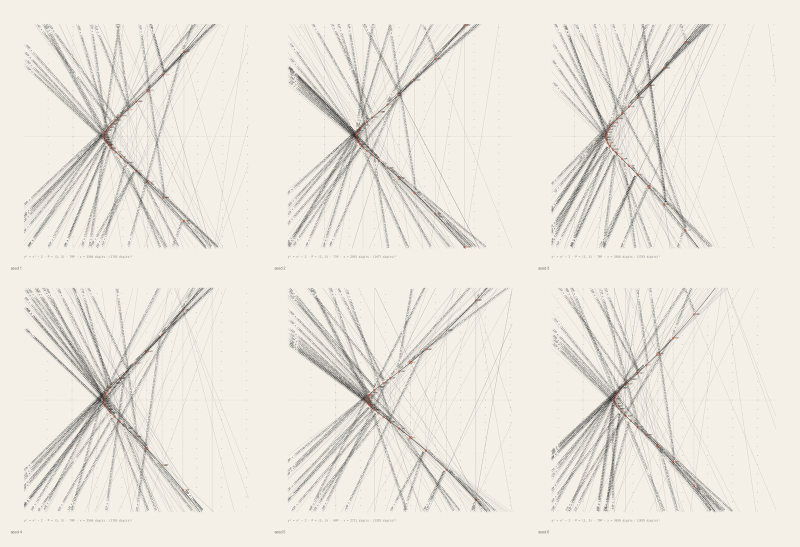
#> input picture projects/041-between-a-square-and-a-cube/web-paper-sheet.jpg, 1600 x 1093 px (shown at 1/2 size)
$ python trace.py ../041-between-a-square-and-a-cube/web-paper-sheet.jpg 5 5   (older library calls are emulated)
#> lines starting #> are read from the running program, lines starting #| are printed output that depends on the picture; after the words box and inside, x2 and y2 are one past the last pixel; in counts of white or black regions, pixels touching at a corner belong together
# Transcribes the source sheet into data.js: colour regions (light→dark glazes are decided
# by the sketch), edge hardness per region, and the graphite underdrawing as polylines.
# usage: python3 trace.py src.png 48 16   (the source image is not shipped)
import sys, json, numpy as np, cv2
from scipy import ndimage as ndi
src = sys.argv[1]; K = int(sys.argv[2]) if len(sys.argv) > 2 else 40; MINA = int(sys.argv[3]) if len(sys.argv) > 3 else 50
bgr = cv2.imread(src); H, W = bgr.shape[:2]
#> further down, bgr is the input picture: shape (1093, 1600, 3); mean B, G, R 222.5, 230.9, 234.9
#> after `H, W = bgr.shape[:2]`: H = 1093; W = 1600
sm = cv2.bilateralFilter(bgr, 7, 28, 5)
lab = cv2.cvtColor(sm, cv2.COLOR_BGR2LAB).astype(np.float32)
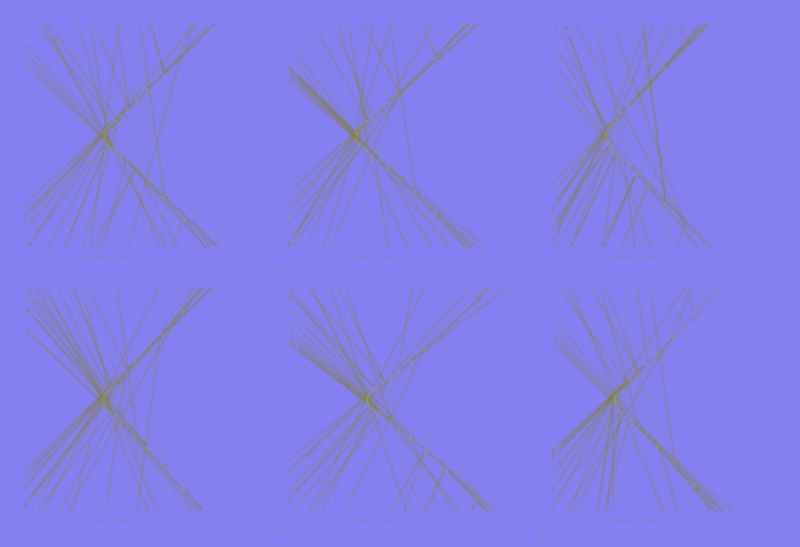
#> lab: shape (1093, 1600, 3) float32 (shown at 1/2 size); mean B, G, R 236.3, 128, 131
rng = np.random.default_rng(7)
samp = lab.reshape(-1, 3)[rng.choice(W * H, 120000, replace=False)]
_, _, cen = cv2.kmeans(samp, K, None, (cv2.TERM_CRITERIA_EPS + cv2.TERM_CRITERIA_MAX_ITER, 40, .5), 4, cv2.KMEANS_PP_CENTERS)
#> cen = [[241.7, 128, 132.8], [163.6, 128.4, 131.8], [223.5, 128.2, 132.2], [114.9, 129.5, 132.1], [193.8, 128.3, 131.8]]
flat = lab.reshape(-1, 3); q = np.empty(W * H, np.int32)
for s in range(0, W * H, 400000):
    d = ((flat[s:s + 400000, None, :] - cen[None]) ** 2).sum(2); q[s:s + 400000] = d.argmin(1)
q = q.reshape(H, W)
#> q: shape (1093, 1600) int32; 5 distinct labels, from 0 to 4
q = cv2.medianBlur(q.astype(np.uint8), 3).astype(np.int32)
#> q: shape (1093, 1600) int32; 5 distinct labels, from 0 to 4

def components(q):
    lbl = np.zeros(q.shape, np.int32); n = 0
    for k in range(K):
        l, c = ndi.label(q == k); lbl[l > 0] = l[l > 0] + n; n += c
#> this loop made 5 passes
#> (c, n) on passes 1 to 5: (979, 979), (10482, 11461), (9278, 20739), (2834, 23573), (4479, 28052)
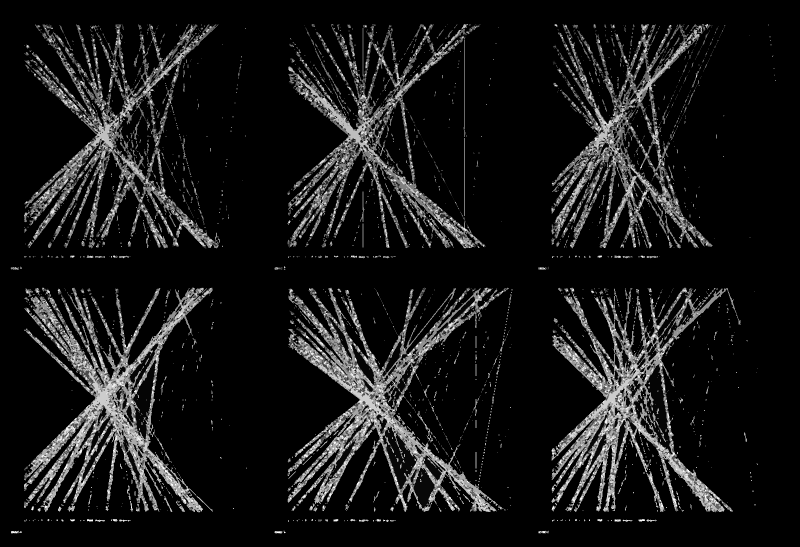
#> lbl: shape (1093, 1600) int32 (shown at 1/2 size); min 1, max 28052, mean 2589; drawn with min black and max white
#> after the loop, n = 28052
    return lbl, n
lbl, n = components(q)
#> n = 28052
area = np.bincount(lbl.ravel(), minlength=n + 1)
small = area[lbl] < MINA
#> small: shape (1093, 1600) bool; 1.8% white in thin lines or dots, all inside (x1, y1, x2, y2) = (21, 48, 1552, 1067)
idx = ndi.distance_transform_edt(small, return_distances=False, return_indices=True)
q = q[idx[0], idx[1]]
#> q: shape (1093, 1600) int32; 5 distinct labels, from 0 to 4
lbl, n = components(q); area = np.bincount(lbl.ravel(), minlength=n + 1)
#> the loop in components (call 2), `for k in range(K):` made 5 passes
#> (c, n) on passes 1 to 5: (394, 394), (2951, 3345), (2578, 5923), (770, 6693), (1649, 8342)
#> pass 1, in components (call 2), `l, c = ndi.label(q == k)`:
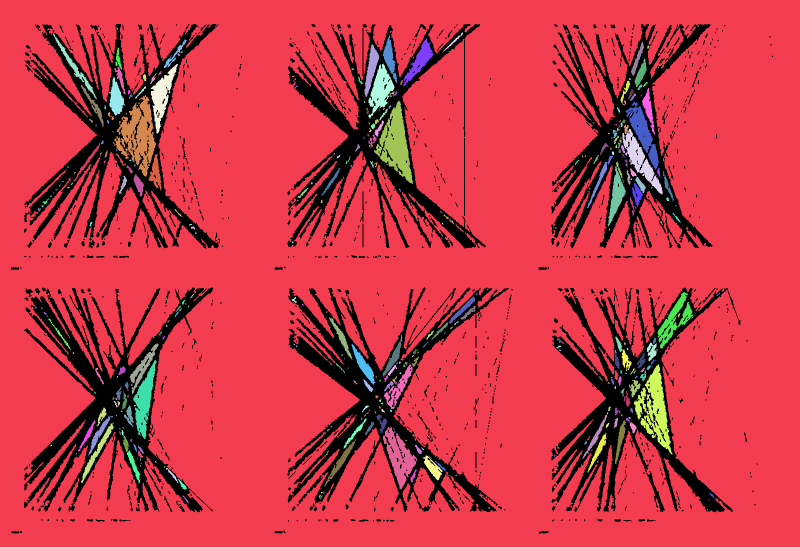
#> l: shape (1093, 1600) int32 (shown at 1/2 size); 395 distinct labels, from 0 to 394; one colour per label, 0 black
#> after the loop in components (call 2), `for k in range(K):`:
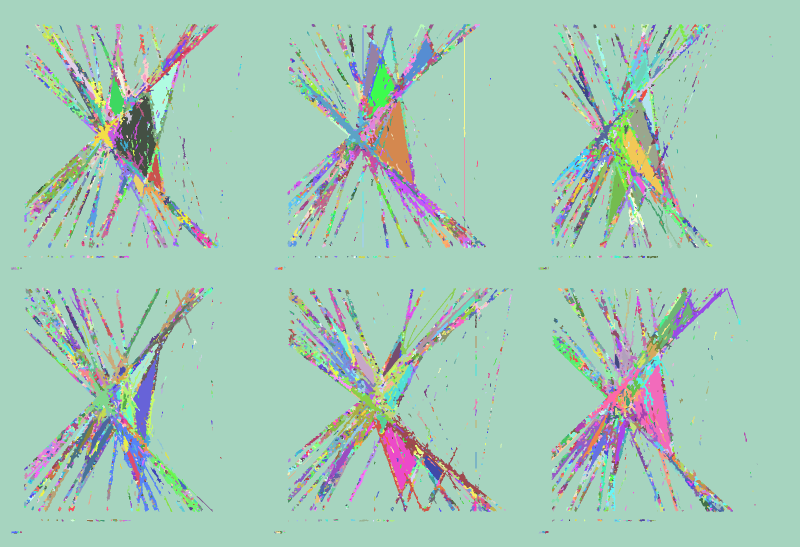
#> lbl: shape (1093, 1600) int32 (shown at 1/2 size); 8342 distinct labels, from 1 to 8342; one colour per label, 0 black
#> after the loop in components (call 2), `for k in range(K):`: n = 8342
#> after `lbl, n = components(q)`: n = 8342
#> after `area = np.bincount(lbl.ravel(), minlength=n + 1)`: area = 8343 values, max 1380249 at index 1, min 0 at index 0, mean 209.6
print('regions', n)
#| regions 8342

g = cv2.GaussianBlur(cv2.cvtColor(bgr, cv2.COLOR_BGR2LAB).astype(np.float32), (0, 0), 1.2)
grad = sum(np.hypot(cv2.Sobel(g[..., i], cv2.CV_32F, 1, 0), cv2.Sobel(g[..., i], cv2.CV_32F, 0, 1)) for i in range(3)) / 3
rgb = cv2.cvtColor(bgr, cv2.COLOR_BGR2RGB)
objs = ndi.find_objects(lbl); out = []
#> after `objs = ndi.find_objects(lbl)`: objs = 8342 items
for i, sl in enumerate(objs, 1):
    if sl is None or area[i] < MINA: continue
    y0, x0 = max(sl[0].start - 1, 0), max(sl[1].start - 1, 0)
    m = (lbl[y0:sl[0].stop + 1, x0:sl[1].stop + 1] == i).astype(np.uint8)
    cs, _ = cv2.findContours(m, cv2.RETR_EXTERNAL, cv2.CHAIN_APPROX_NONE)
    c = max(cs, key=cv2.contourArea)
    core = cv2.erode(m, np.ones((3, 3), np.uint8)); core = core if core.sum() > 8 else m
    col = np.median(rgb[y0:sl[0].stop + 1, x0:sl[1].stop + 1][core > 0], 0)
    hard = float(np.mean(grad[c[:, 0, 1] + y0, c[:, 0, 0] + x0]))
    p = cv2.approxPolyDP(c, 0.7 if area[i] < 400 else 1.0, True)[:, 0, :] + [x0, y0]
    if len(p) < 3: continue
    out.append([int(area[i]), [int(v) for v in col], hard, p.ravel().tolist()])
#> this loop made 8342 passes
#> (y0, x0, cs, col, hard) on passes 4, 6, 8: (64, 886, 1 contour; box (x1, y1, x2, y2) and area: (1, 1, 40, 39) 106, [243, 240, 234], 27.88), (70, 765, 1 contour; box (x1, y1, x2, y2) and area: (1, 1, 29, 96) 976, [244, 240, 231], 21.02), (78, 327, 1 contour; box (x1, y1, x2, y2) and area: (1, 1, 46, 58) 336, [242, 238, 229], 22.52)
#> pass 1, `core = cv2.erode(m, np.ones((3, 3), np.uint8))`:
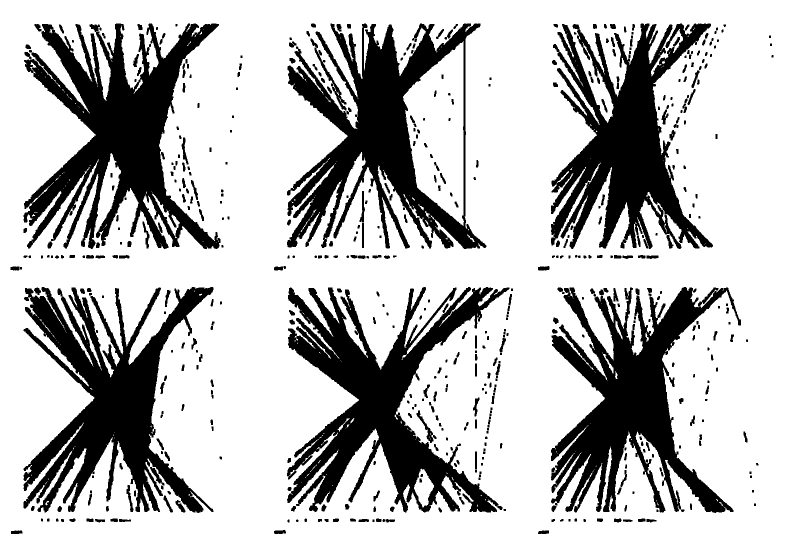
#> core: shape (1093, 1600) (shown at 1/2 size); values 0 (black) and 1 (white), 74.2% white; 534 black regions (33 under 20 px), largest, box (x1, y1, x2, y2) and area: (47, 47, 441, 498) 75274, (574, 574, 1019, 1025) 74847, (574, 47, 973, 498) 69425
#> after the loop, out = 8111 items
out.sort(key=lambda r: -r[0])
hs = np.array([r[2] for r in out]); lo, hi = np.percentile(hs, 10), np.percentile(hs, 92)
#> after `hs = np.array([r[2] for r in out])`: hs = 8111 values, max 89.97 at index 6399, min 0 at index 0, mean 24.48
#> after `lo, hi = (np.percentile(hs, 10), np.percentile(hs, 92))`: lo = 9.84; hi = 42.14
for r in out: r[2] = int(np.clip((r[2] - lo) / (hi - lo), 0, 1) * 9 + .5)

# graphite: thin dark low-chroma lines riding over pale passages
L = cv2.cvtColor(bgr, cv2.COLOR_BGR2GRAY)
bh = cv2.morphologyEx(L, cv2.MORPH_BLACKHAT, cv2.getStructuringElement(cv2.MORPH_ELLIPSE, (7, 7)))
hsv = cv2.cvtColor(bgr, cv2.COLOR_BGR2HSV)
#> hsv: shape (1093, 1600, 3); mean H, S, V 20.5, 13.8, 234.9
pale = cv2.GaussianBlur(L, (0, 0), 6) > 150
#> pale: shape (1093, 1600) bool; 99.8% white; 6 black regions, box (x1, y1, x2, y2) and area: (190, 779, 221, 817) 801, (662, 222, 721, 285) 781, (717, 783, 750, 817) 552, (1209, 782, 1236, 813) 511, (198, 257, 219, 288) 407, (1200, 257, 1215, 280) 238
line = (bh > 14) & pale & (hsv[..., 1] < 90)
#> line: shape (1093, 1600) bool; 18.5% white in thin lines or dots, all inside (x1, y1, x2, y2) = (18, 48, 1552, 1070)
line = ndi.binary_closing(line, iterations=1)
#> line: shape (1093, 1600) bool; 23.3% white; 1920 white regions (1857 under 20 px), largest, box (x1, y1, x2, y2) and area: (572, 573, 1025, 1026) 72828, (48, 48, 497, 498) 69227, (48, 574, 497, 1026) 66376
l, c = ndi.label(line, np.ones((3, 3))); a = np.bincount(l.ravel()); line = (a[l] >= 6) & (a[l] < 900) & (l > 0)
#> after `l, c = ndi.label(line, np.ones((3, 3)))`:
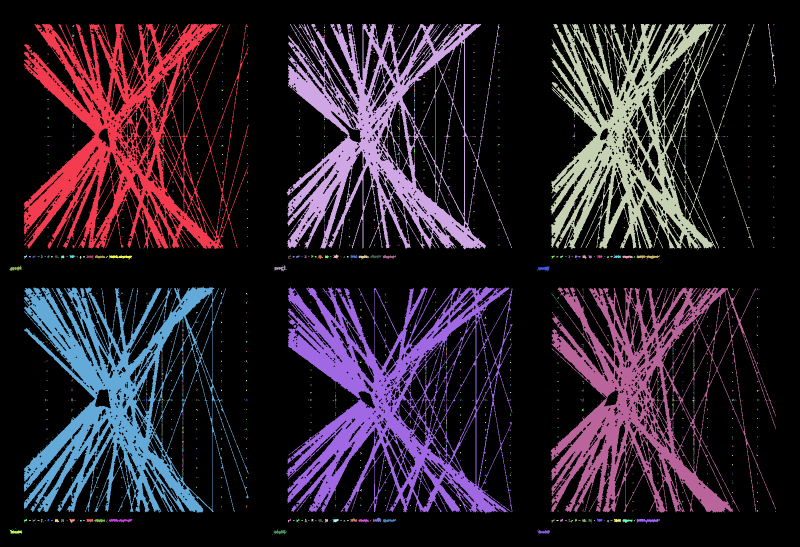
#> l: shape (1093, 1600) int32 (shown at 1/2 size); 1921 distinct labels, from 0 to 1920; one colour per label, 0 black
#> after `l, c = ndi.label(line, np.ones((3, 3)))`: c = 1920
#> after `a = np.bincount(l.ravel())`: a = 1921 values, max 1342102 at index 0, min 1 at index 5, mean 910.4
#> after `line = (a[l] >= 6) & (a[l] < 900) & (l > 0)`: line: shape (1093, 1600) bool; 0.36% white; 308 white regions (251 under 20 px), largest, box (x1, y1, x2, y2) and area: (1273, 1037, 1320, 1047) 220, (218, 510, 264, 519) 207, (1273, 511, 1320, 519) 202
line = ndi.binary_dilation(line, iterations=3)          # bridge the dots of a dragged pencil
#> line: shape (1093, 1600) bool; 1.5% white; 173 white regions, largest, box (x1, y1, x2, y2) and area: (156, 507, 267, 522) 1101, (684, 506, 795, 522) 1082, (684, 1032, 795, 1049) 1077
sk = cv2.ximgproc.thinning(line.astype(np.uint8) * 255) if hasattr(cv2, 'ximgproc') else None
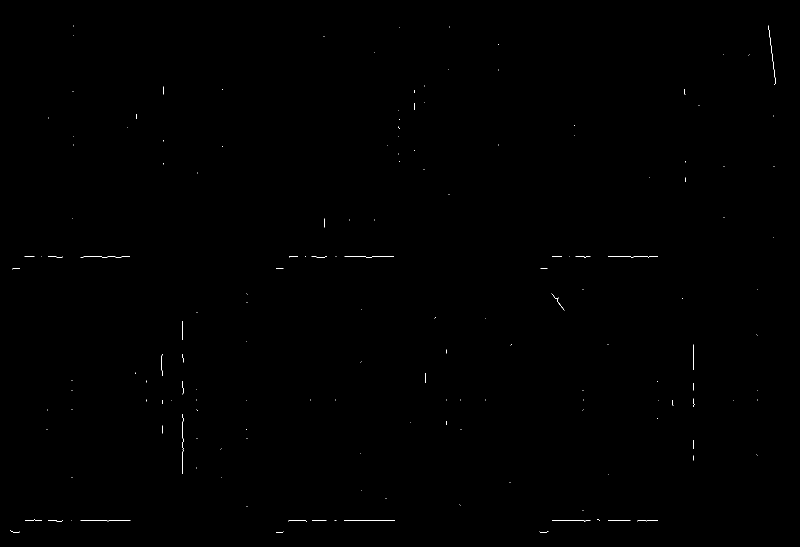
#> sk: shape (1093, 1600) (shown at 1/2 size); 0.11% white in thin lines or dots, all inside (x1, y1, x2, y2) = (20, 51, 1552, 1065)
if sk is None:
    from skimage.morphology import skeletonize
    sk = skeletonize(line).astype(np.uint8)
ys, xs = np.nonzero(sk); pts = set(zip(xs.tolist(), ys.tolist())); lines = []
#> after `ys, xs = np.nonzero(sk)`: ys = 1948 values from 51 to 1064; xs = 1948 values, max 1551 at index 129, min 20 at index 1895, mean 758.8
#> after `pts = set(zip(xs.tolist(), ys.tolist()))`: pts = 1948 items
N8 = [(1, 0), (-1, 0), (0, 1), (0, -1), (1, 1), (1, -1), (-1, 1), (-1, -1)]
def deg(p): return sum((p[0] + dx, p[1] + dy) in pts for dx, dy in N8)
def walk(p):
#> called with p = (848, 205)
    path = [p]; pts.discard(p)
#> after `path = [p]`: path = [(848, 205)]
    while True:
        nx = [(p[0] + dx, p[1] + dy) for dx, dy in N8 if (p[0] + dx, p[1] + dy) in pts]
        if not nx: return path
        p = nx[0]; pts.discard(p); path.append(p)
for p in sorted(pts, key=lambda p: deg(p)):
    if p in pts:
        w = walk(p)
#> w = [(848, 205)]
        if len(w) >= 14:
            a = cv2.approxPolyDP(np.array(w, np.int32)[:, None, :], 1.6, False)[:, 0, :]
            lines.append(a.ravel().tolist())
print('pencil lines', len(lines), 'points', sum(len(r[3]) for r in out) // 2)
with open('data.js', 'w') as f:
    f.write('// generated by trace.py — [area, [r,g,b], edge hardness 0-9, [x,y,...]] in source px, largest first\n')
    f.write('const SRC_W=%d, SRC_H=%d;\nconst REGIONS=%s;\nconst PENCIL=%s;\n' % (W, H, json.dumps(out, separators=(',', ':')), json.dumps(lines, separators=(',', ':'))))
